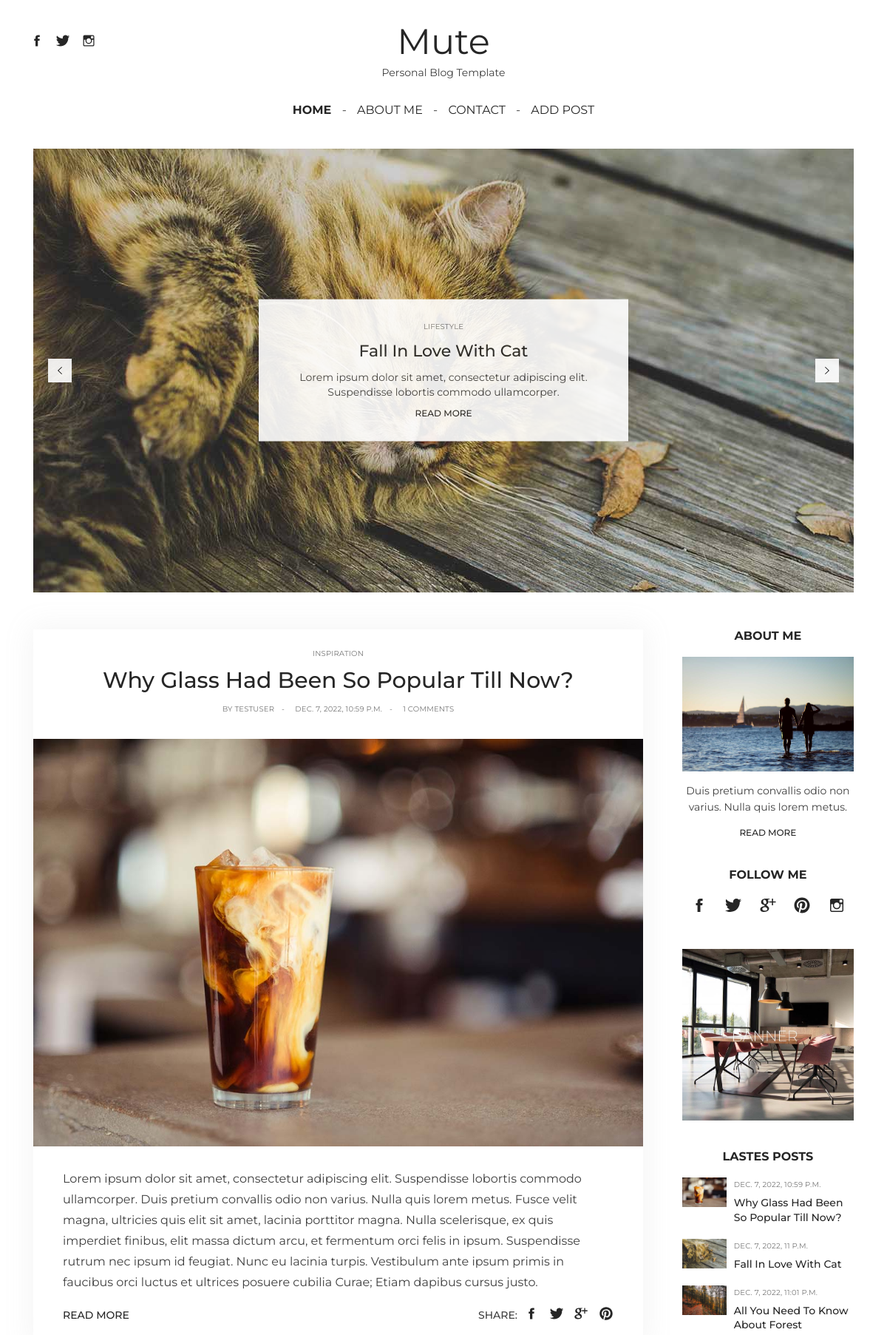
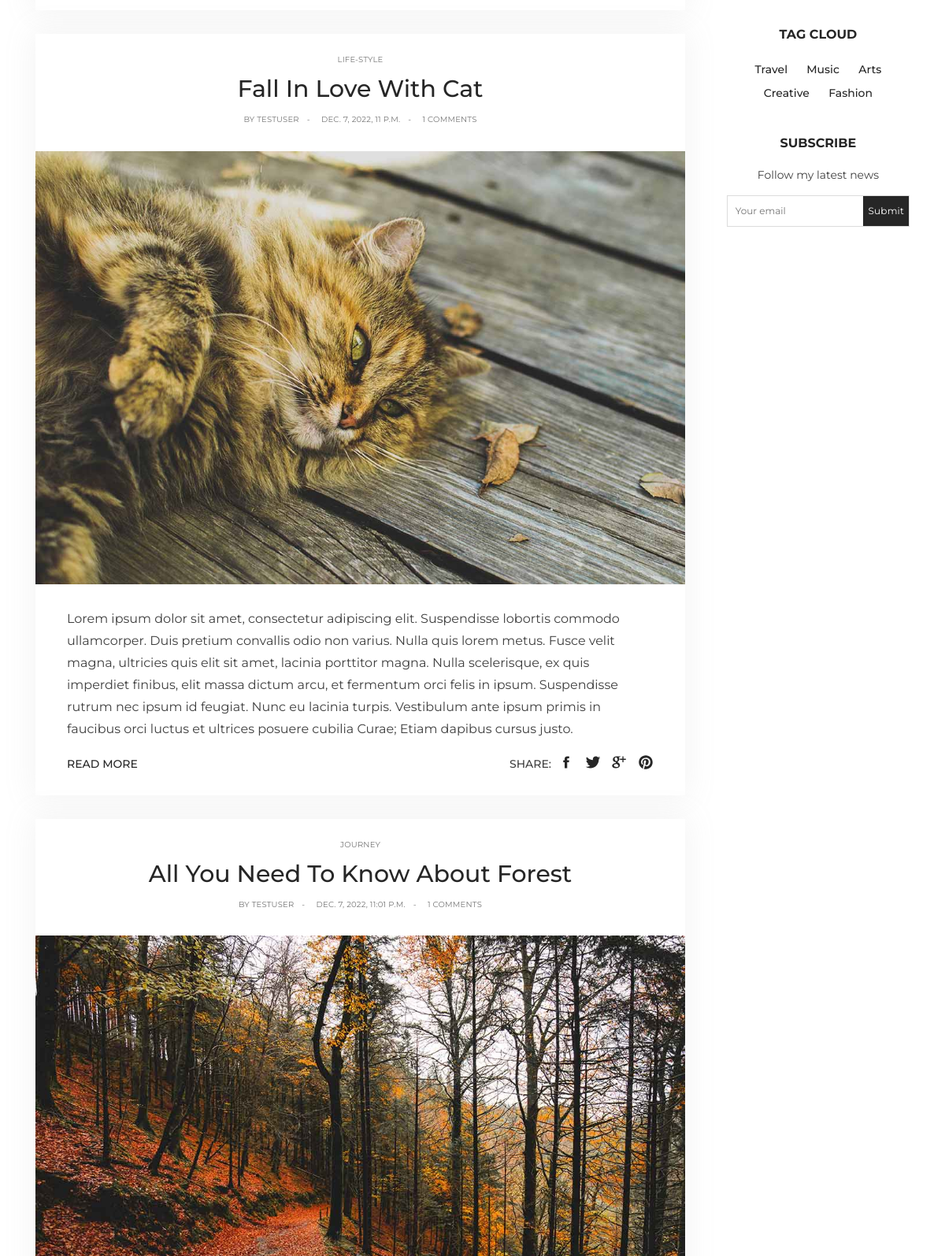
Screenshot of / (signed in, upper part) with the database file from the repository (2 pictures, top to bottom).
### BlogPost/models.py (models this page shows, shortened)
class BlogModel(models.Model):
    CHOICES = (
        ('life-style', 'LIFESTYLE'),
        ('journey', 'JOURNEY'),
        ('inspiration', 'INSPIRATION'),
    )
    author = models.ForeignKey(User, blank=True, null=True,
                             on_delete=models.CASCADE)
    title = models.CharField(max_length=255)
    content = RichTextField(blank=True, null=True)
    slug = models.SlugField(max_length=255, unique=True, null=False, blank=True)
    image = models.ImageField(upload_to='blogPost/')
    category = models.CharField(max_length=125, choices=CHOICES)
    created_at = models.DateTimeField(auto_now_add=True)
    updated_at = models.DateTimeField(auto_now=True)
    @property
    def get_image_url(self):
        image_url = self.image.url
        return image_url

### BlogPost/views.py (the view)
# urls.py: path('', views.home, name='home'),
def home(request):
    blogs = BlogModel.objects.all().order_by('-updated_at')
    lastest = blogs[0:3]
    context = {'blogs': blogs, 'lastest': lastest}
    return render(request, 'index.html', context)

### BlogPost/templates/index.html (shortened to what this page needs)
{% extends 'base.html' %}
{% block nav_home %}nav__item--active{% endblock %}
{% load static %}
{% block section %}
    <section class="container  top-slider">
      <div class="col-md-12">
        <div class="bxslider">
          <div>
            <div class="featured-image" style="background-image:url({% static 'img/img1.jpg' %});">
              <div class="featured-image__content">
                <span class="featured-image__content-category">
                  <a href="#">Lifestyle</a>
                </span>
                <span class="featured-image__content-title">
                  <a href="single-post.html">Fall In Love With Cat</a>
                </span>
                <p>Lorem ipsum dolor sit amet, consectetur adipiscing elit.
                  Suspendisse lobortis commodo ullamcorper.</p>
                <span class="featured-image__content-link">
                  <a href="single-post.html">Read More</a>
                </span>
              </div>
            </div>
          </div>
        </div>
      </div>
    </section>
  {% endblock %}
  {% block main %}
    <main>
      <div class="container">
        <div class="col-md-9">
          {% for blog in blogs %}
          <div class="blog-post">
            <div class="blog-post-wrapper">
              <div class="blog-post__info  blog-post__info--top">
                <span><a href="{% url 'category' blog.category %}">{{blog.category}}</a></span>
              </div>
              <div class="blog-post__title">
                <h2><a href="{% url 'blog-detail' blog.slug %}">{{blog.title}}</a></h2>
              </div>
              <div class="blog-post__info">
                <span>By <a href="#">{{blog.author.username}}</a></span>
                <span>{{blog.created_at}}</span>
                <span><a href="#">1 Comments</a></span>
              </div>
            </div>
            <div class="blog-post__image">
              <a href="{% url 'blog-detail' blog.slug %}"><img src={{blog.get_image_url}} alt={{blog.title}}></a>
            </div>
            <div class="blog-post-wrapper">
              <div class="blog-post__content">
                <p>{{blog.content | safe}}</p>
              </div>
              <div class="blog-post__footer">
                <a class="blog-post__footer-link" href="{% url 'blog-detail' blog.slug %}">Read more</a>
                <div class="blog-post__footer-social">
                  <span>Share:</span>
                  <div class="blog-post__footer-social-icons">
                    <a href="#">
                      <svg>
                        <use xmlns:xlink="http://www.w3.org/1999/xlink" xlink:href="#icon-facebook"></use>
                      </svg>
                    </a>
                    <a href="#">
                      <svg>
                        <use xmlns:xlink="http://www.w3.org/1999/xlink" xlink:href="#icon-twitter"></use>
                      </svg>
                    </a>
                    <a href="#">
                      <svg>
                        <use xmlns:xlink="http://www.w3.org/1999/xlink" xlink:href="#icon-google"></use>
                      </svg>
                    </a>
                    <a href="#">
                      <svg>
                        <use xmlns:xlink="http://www.w3.org/1999/xlink" xlink:href="#icon-pinterest"></use>
                      </svg>
                    </a>
                  </div>
                </div>
              </div>
            </div>
          </div>
          {% endfor %}
        </div>
        <div class="col-md-3  sidebar  sidebar--right">
          <div class="sidebar-widget">
            <h3>About Me</h3>
            <div class="sidebar-widget__about-me">
              <div class="sidebar-widget__about-me-image">
                <img src="{% static 'img/about-me.jpg' %}" alt="About Me">
              </div>
              <p>Duis pretium convallis odio non varius. Nulla quis lorem metus.</p>
              <span class="sidebar-widget__about-me-link">
                <a href="{% url 'about'  %}">Read More</a>
              </span>
            </div>
          </div>
          <div class="sidebar-widget">
            <h3>Follow Me</h3>
            <div class="sidebar-widget__follow-me">
              <div class="sidebar-widget__follow-me-icons">
                <a href="#">
                  <svg>
                    <use xmlns:xlink="http://www.w3.org/1999/xlink" xlink:href="#icon-facebook"></use>
                  </svg>
                </a>
                <a href="#">
                  <svg>
                    <use xmlns:xlink="http://www.w3.org/1999/xlink" xlink:href="#icon-twitter"></use>
                  </svg>
                </a>
                <a href="#">
                  <svg>
                    <use xmlns:xlink="http://www.w3.org/1999/xlink" xlink:href="#icon-google"></use>
                  </svg>
                </a>
                <a href="#">
                  <svg>
                    <use xmlns:xlink="http://www.w3.org/1999/xlink" xlink:href="#icon-pinterest"></use>
                  </svg>
                </a>
                <a href="#">
                  <svg>
                    <use xmlns:xlink="http://www.w3.org/1999/xlink" xlink:href="#icon-instagram"></use>
                  </svg>
                </a>
              </div>
            </div>
          </div>
          <div class="sidebar-widget">
            <div class="sidebar-widget__banner">
              <a href="#"><img src="{% static 'img/banner.jpg' %}" alt="Banner"></a>
            </div>
          </div>
          <div class="sidebar-widget">
            <h3>Lastes Posts</h3>
            <div class="sidebar-widget__popular">
              {% for last in lastest %}
              <div class="sidebar-widget__popular-item">
                <div class="sidebar-widget__popular-item-image">
                  <a href=""><img src={{last.get_image_url}} alt={{last.title}}></a>
                </div>
                <div class="sidebar-widget__popular-item-info">
                  <div class="sidebar-widget__popular-item-date">
                    <span>{{last.created_at}}</span>
                  </div>
                  <div class="sidebar-widget__popular-item-content">
                    <a href={% url 'blog-detail' last.slug %}>{{last.title}}</a>
                  </div>
                </div>
              </div>
              {%  endfor %}
            </div>
          </div>
          <div class="sidebar-widget">
            <h3>Tag Cloud</h3>
            <div class="sidebar-widget__tag-cloud">
              <a href="#">Travel</a>
              <a href="#">Music</a>
              <a href="#">Arts</a>
              <a href="#">Creative</a>
              <a href="#">Fashion</a>
            </div>
          </div>
          <div class="sidebar-widget">
            <h3>Subscribe</h3>
            <div class="sidebar-widget__subscribe">
              <p>Follow my latest news</p>
              <form action="index.html">
                <input type="text" placeholder="Your email">
                <input class="sidebar-widget__subscribe-submit" type="submit" value="Submit">
              </form>
            </div>
          </div>
        </div>
      </div>
      {% endblock %}

### rows the page displays
BlogModel: category "INSPIRATION", title "Why Glass Had Been So Popular Till Now?", author.username "TESTUSER", created_at "DEC. 7, 2022, 10:59 P.M.", get_image_url (picture), content "Lorem ipsum dolor sit amet, consectetur adipiscing elit. Suspendisse lobortis commodo ullamcorper. Duis pretium convallis odio non varius. Nulla quis lorem metus. Fusce velit magna, ultricies quis elit sit amet, lacinia porttitor magna. Nulla scelerisque, ex quis imperdiet finibus, elit massa dictum arcu, et fermentum orci felis in ipsum. Suspendisse rutrum nec ipsum id feugiat. Nunc eu lacinia turpis. Vestibulum ante ipsum primis in faucibus orci luctus et ultrices posuere cubilia Curae; Etiam dapibus cursus justo."
BlogModel: category "LIFE-STYLE", title "Fall In Love With Cat", author.username "TESTUSER", created_at "DEC. 7, 2022, 11 P.M.", get_image_url (picture), content "Lorem ipsum dolor sit amet, consectetur adipiscing elit. Suspendisse lobortis commodo ullamcorper. Duis pretium convallis odio non varius. Nulla quis lorem metus. Fusce velit magna, ultricies quis elit sit amet, lacinia porttitor magna. Nulla scelerisque, ex quis imperdiet finibus, elit massa dictum arcu, et fermentum orci felis in ipsum. Suspendisse rutrum nec ipsum id feugiat. Nunc eu lacinia turpis. Vestibulum ante ipsum primis in faucibus orci luctus et ultrices posuere cubilia Curae; Etiam dapibus cursus justo."
BlogModel: category "JOURNEY", title "All You Need To Know About Forest", author.username "TESTUSER", created_at "DEC. 7, 2022, 11:01 P.M.", get_image_url (picture)
